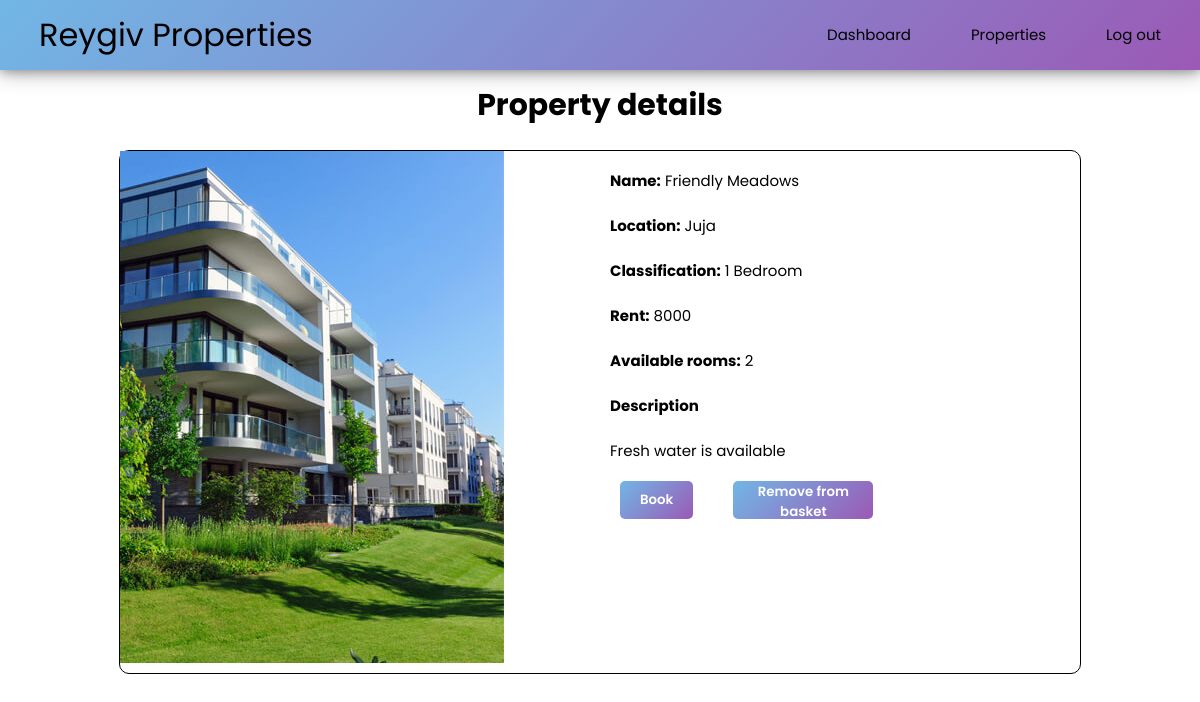
The page /basket_details.php?property_id=1 (signed in) on the database as committed earlier.
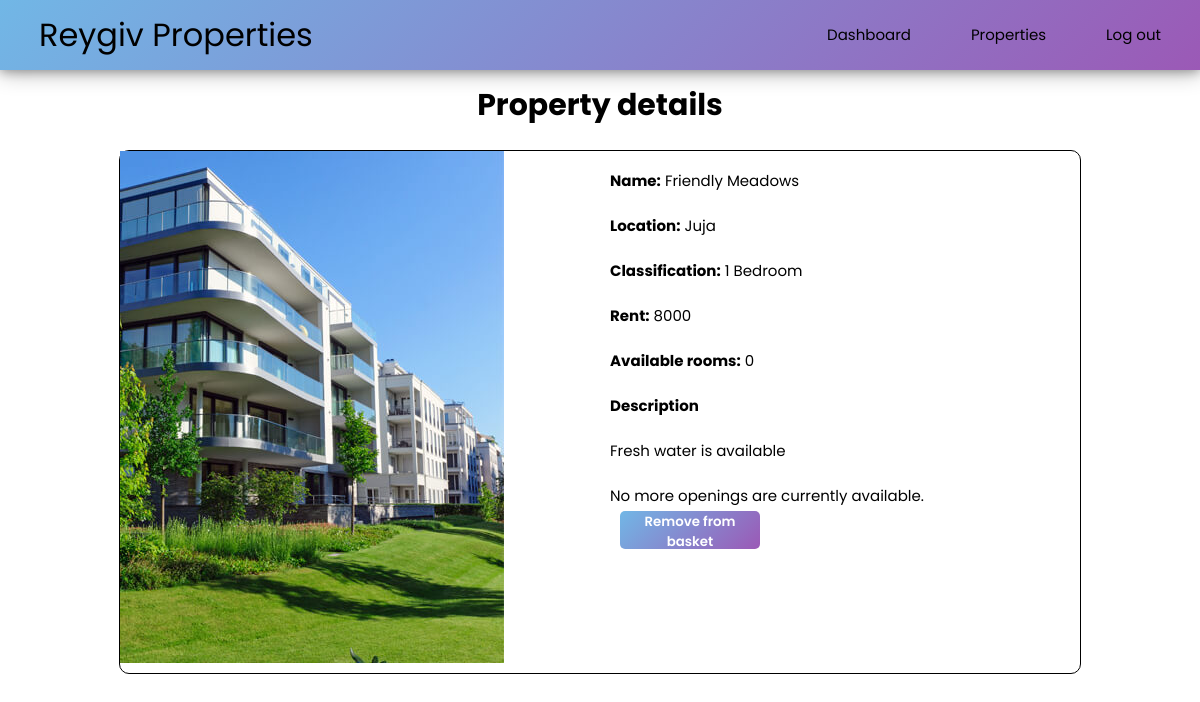
The same page on the database as committed later.
### tables this page shows
CREATE TABLE properties(
	property_id INT NOT NULL AUTO_INCREMENT,
    property_name VARCHAR(100) NOT NULL,
    classification VARCHAR(100) NOT NULL,
    property_description LONGTEXT NOT NULL,
    property_location VARCHAR(255) NOT NULL,
    image_url VARCHAR(255) NOT NULL,
    rent INT NOT NULL,
    available_rooms INT UNSIGNED NOT NULL,
    PRIMARY KEY(property_id)
);

### basket_details.php (the view, shortened to what this page needs)
<?php
require_once "connect.php";
$query = <<<query
    SELECT * FROM properties
    WHERE property_id={$_GET['property_id']}
    query;
$result = mysqli_query($mysqli, $query);
$row = mysqli_fetch_assoc($result);
?>
<!DOCTYPE html>
<html lang="en">
<head>
    <link rel="stylesheet" href="book.css">
    <link rel="stylesheet" href="index.css">
</head>
<body>
    <div class="top-content">
        <header>
            <nav class="navbar">
                <a href="#" class="nav-branding">Reygiv Properties</a>
                <ul class="nav-menu">
                    <li class="nav-item">
                        <a href="dashboard.php" class="nav-link">Dashboard</a>
                    </li>
                    <li class="nav-item">
                        <a href="properties.php" class="nav-link">Properties</a>
                    </li>
                    <li class="nav-item">
                        <a href="logout.php" class="nav-link">Log out</a>
                    </li>
                </ul>
            </nav>
        </header>
    </div>
    <h1>Property details</h1>
    <div class="property-container">
        <div class="property_picture">
            <img src="<?php echo $row["image_url"] ?>.jpg" alt="">
        </div>
        <div class="details">
            <p> <b>Name:</b>
                <?php echo $row["property_name"] ?>
            </p>
            <p> <b>Location:</b>
                <?php echo $row["property_location"] ?>
            </p>
            <p> <b>Classification:</b>
                <?php echo $row["classification"] ?>
            </p>
            <p> <b>Rent:</b>
                <?php echo $row["rent"] ?>
            </p>
            <p> <b>Available rooms:</b>
                <?php echo $row["available_rooms"] ?>
            </p>
            <div>
                <p> <b>Description</b></p>
                <p>
                    <?php echo $row["property_description"] ?>
                </p>
            </div>
            <div class="buttons">
                <?php
                if ($row["available_rooms"] > 0) {
                    echo <<<html
                    <form method="POST" action="action_book.php">
                        <input type="hidden" name="property_id" value="{$row["property_id"]}">
                        <button id="book_btn">Book</button>
                    </form>
                html;
                } else {
                    echo "<div class='full'>No more openings are currently available.</div>";
                }
                ?>
                <form method="POST" action="action_remove_basket.php">
                    <button id="basket_btn" style="width: 140px;">Remove from basket</button>
                </form>
            </div>
        </div>
    </div>
</body>
</html>

### assets/CSS/book.css (style rules this page uses)
h1 { text-align: center; }
.property-container { display: grid; grid-template-columns: repeat(2, minmax(400px, 1fr)); gap: 20px; max-width: 80%; min-height: 60vh; margin-inline: auto; border: 0.5px solid black; --border-radius: 10px; border-radius: var(--border-radius); margin-bottom: 70px; margin-top: 30px; }
.buttons { display: flex; justify-content: left; width: 100%; margin-bottom: 20px; margin-left: 0; flex-wrap: wrap; }
button { margin-left: 0px; margin-right: 30px; }

### assets/CSS/index.css (style rules this page uses)
:root { --light-blue: #71b7e6; --dark-pink: #9b59b6; --main-linear-gradient: linear-gradient( 135deg, var(--light-blue), var(--dark-pink) ); --font-family: Poppins, Inter, sans-serif; }
body { font-family: var(--font-family); font-size: 15px; line-height: 2em; padding: 0; margin: 0; }
.top-content { background-image: url("../../images/image7.jpg"); background-size: cover; }
ul { margin: 0; padding: 0; }
header { background: var(--main-linear-gradient); color: #ffffff; padding: 15px; box-shadow: 0px 3px 20px rgba(0, 0, 0, 0.3), 0px 1px 10px rgba(0, 0, 0, 0.3); }
li { list-style: none; }
nav a { color: black; text-decoration: none; }
.navbar { min-height: 40px; display: flex; justify-content: space-between; align-items: center; padding: 0 24px; }
.nav-menu { display: flex; justify-content: space-between; align-items: center; gap: 60px; }
.nav-branding { font-size: 2rem; }
.nav-link { transition: 0.7s ease; }
button { height: 38px; background: var(--main-linear-gradient); border: none; padding-left: 20px; padding-right: 20px; color: #ffffff; font-family: var(--font-family); margin-left: 10px; border-radius: 5px; font-weight: 600; }

Rows that differ between the two databases and show on the page:
changed properties "Friendly Meadows": available_rooms "2" → "0"
Other text that changed with them:
text no longer shown: "Book"
text now shown: "No more openings are currently available."
